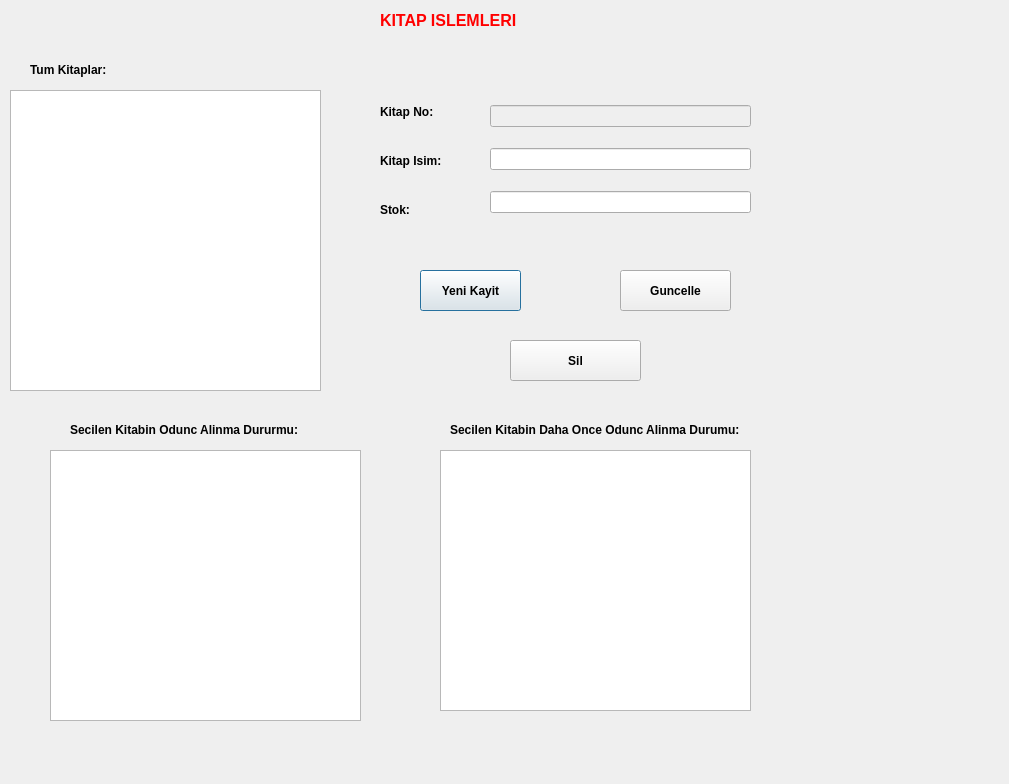
<?xml version="1.0" encoding="UTF-8"?>
<ui version="4.0">
 <class>kitapp</class>
 <widget class="QDialog" name="kitapp">
  <property name="geometry">
   <rect>
    <x>0</x>
    <y>0</y>
    <width>1009</width>
    <height>784</height>
   </rect>
  </property>
  <property name="windowTitle">
   <string>Dialog</string>
  </property>
  <widget class="QPushButton" name="kitap_kayit">
   <property name="geometry">
    <rect>
     <x>420</x>
     <y>270</y>
     <width>101</width>
     <height>41</height>
    </rect>
   </property>
   <property name="font">
    <font>
     <bold>true</bold>
    </font>
   </property>
   <property name="text">
    <string>Yeni Kayit</string>
   </property>
  </widget>
  <widget class="QWidget" name="layoutWidget">
   <property name="geometry">
    <rect>
     <x>490</x>
     <y>90</y>
     <width>261</width>
     <height>141</height>
    </rect>
   </property>
   <layout class="QVBoxLayout" name="verticalLayout_9">
    <item>
     <widget class="QLineEdit" name="kitap_no_4">
      <property name="enabled">
       <bool>false</bool>
      </property>
     </widget>
    </item>
    <item>
     <widget class="QLineEdit" name="kitap_isim_4"/>
    </item>
    <item>
     <widget class="QLineEdit" name="stok_4"/>
    </item>
   </layout>
  </widget>
  <widget class="QTableView" name="kitap_odunc_durum">
   <property name="geometry">
    <rect>
     <x>50</x>
     <y>450</y>
     <width>311</width>
     <height>271</height>
    </rect>
   </property>
  </widget>
  <widget class="QLabel" name="label">
   <property name="geometry">
    <rect>
     <x>30</x>
     <y>60</y>
     <width>101</width>
     <height>20</height>
    </rect>
   </property>
   <property name="font">
    <font>
     <bold>true</bold>
    </font>
   </property>
   <property name="text">
    <string>Tum Kitaplar:</string>
   </property>
  </widget>
  <widget class="QPushButton" name="kitap_sil">
   <property name="geometry">
    <rect>
     <x>510</x>
     <y>340</y>
     <width>131</width>
     <height>41</height>
    </rect>
   </property>
   <property name="font">
    <font>
     <bold>true</bold>
    </font>
   </property>
   <property name="text">
    <string>Sil</string>
   </property>
  </widget>
  <widget class="QTableView" name="kitaplar_tablo">
   <property name="geometry">
    <rect>
     <x>10</x>
     <y>90</y>
     <width>311</width>
     <height>301</height>
    </rect>
   </property>
  </widget>
  <widget class="QLabel" name="label_9">
   <property name="geometry">
    <rect>
     <x>380</x>
     <y>10</y>
     <width>171</width>
     <height>20</height>
    </rect>
   </property>
   <property name="palette">
    <palette>
     <active>
      <colorrole role="WindowText">
       <brush brushstyle="SolidPattern">
        <color alpha="255">
         <red>255</red>
         <green>0</green>
         <blue>0</blue>
        </color>
       </brush>
      </colorrole>
     </active>
     <inactive>
      <colorrole role="WindowText">
       <brush brushstyle="SolidPattern">
        <color alpha="255">
         <red>255</red>
         <green>0</green>
         <blue>0</blue>
        </color>
       </brush>
      </colorrole>
     </inactive>
     <disabled/>
    </palette>
   </property>
   <property name="font">
    <font>
     <pointsize>12</pointsize>
     <bold>true</bold>
    </font>
   </property>
   <property name="text">
    <string>KITAP ISLEMLERI</string>
   </property>
  </widget>
  <widget class="QLabel" name="label_10">
   <property name="geometry">
    <rect>
     <x>70</x>
     <y>420</y>
     <width>291</width>
     <height>20</height>
    </rect>
   </property>
   <property name="font">
    <font>
     <bold>true</bold>
    </font>
   </property>
   <property name="text">
    <string>Secilen Kitabin Odunc Alinma Dururmu:</string>
   </property>
  </widget>
  <widget class="QLabel" name="label_12">
   <property name="geometry">
    <rect>
     <x>450</x>
     <y>420</y>
     <width>361</width>
     <height>20</height>
    </rect>
   </property>
   <property name="font">
    <font>
     <bold>true</bold>
    </font>
   </property>
   <property name="text">
    <string>Secilen Kitabin Daha Once Odunc Alinma Durumu:</string>
   </property>
  </widget>
  <widget class="QPushButton" name="kitap_guncelle">
   <property name="geometry">
    <rect>
     <x>620</x>
     <y>270</y>
     <width>111</width>
     <height>41</height>
    </rect>
   </property>
   <property name="font">
    <font>
     <bold>true</bold>
    </font>
   </property>
   <property name="text">
    <string>Guncelle</string>
   </property>
  </widget>
  <widget class="QWidget" name="layoutWidget_2">
   <property name="geometry">
    <rect>
     <x>380</x>
     <y>90</y>
     <width>87</width>
     <height>141</height>
    </rect>
   </property>
   <layout class="QVBoxLayout" name="verticalLayout_10">
    <item>
     <widget class="QLabel" name="label_18">
      <property name="font">
       <font>
        <bold>true</bold>
       </font>
      </property>
      <property name="text">
       <string>Kitap No:</string>
      </property>
     </widget>
    </item>
    <item>
     <widget class="QLabel" name="label_19">
      <property name="font">
       <font>
        <bold>true</bold>
       </font>
      </property>
      <property name="text">
       <string>Kitap Isim:</string>
      </property>
     </widget>
    </item>
    <item>
     <widget class="QLabel" name="label_20">
      <property name="font">
       <font>
        <bold>true</bold>
       </font>
      </property>
      <property name="text">
       <string>Stok:</string>
      </property>
     </widget>
    </item>
   </layout>
  </widget>
  <widget class="QTableView" name="kitap_oncede_odunc_durum">
   <property name="geometry">
    <rect>
     <x>440</x>
     <y>450</y>
     <width>311</width>
     <height>261</height>
    </rect>
   </property>
  </widget>
 </widget>
 <resources/>
 <connections/>
</ui>
